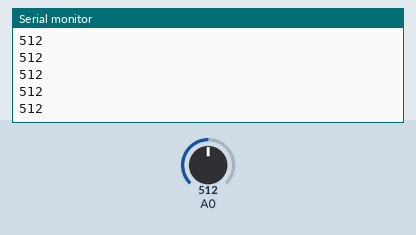
This sketch was run on a simulated Arduino Uno, built with avr-gcc and run on an emulated ATmega328P. On the bench: the last lines printed to the serial monitor. The test bench sets the inputs (shaded band); at power-on: A0 = 512.

Above: at 1.2 s.
1.3 s: A0 set to 716
At 2.0 s:
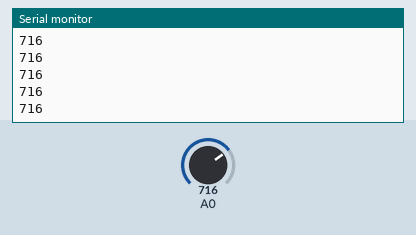
2.8 s: A0 set to 900
At 3.6 s:
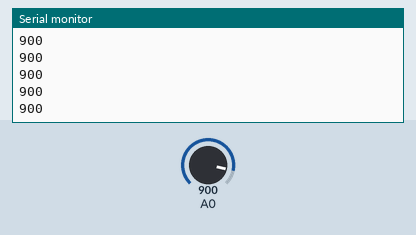
Timing chart, 0 to 5.8 s (numbered marks = the images above; inputs shaded):
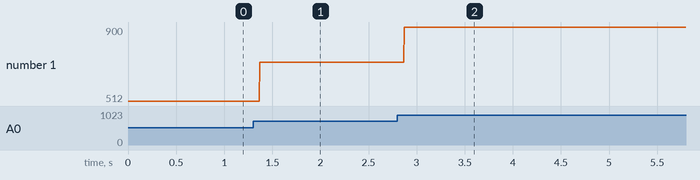

The sketch:

read_individual_inputs.ino
```cpp
#include <Wire.h>
#include <Adafruit_ADS1X15.h>

//Adafruit_ADS1015 ads1015;
//Adafruit_ADS1115 ads;

void setup(void)
{
  //ads.setGain(GAIN_FOUR);
  //ads.begin();

  Serial.begin(9600);
 //Serial.println("ADC0 ADC1 ADC2 ADC3 A0");
  Serial.println("A0");

}

void loop(void)
{
  /*int16_t adc0, adc1, adc2, adc3;

  adc0 = ads.readADC_SingleEnded(0);
  adc1 = ads.readADC_SingleEnded(1);
  adc2 = ads.readADC_SingleEnded(2);
  adc3 = ads.readADC_SingleEnded(3);*/
  int sensorValue = analogRead(A0);

  /*Serial.print(adc0);
  Serial.print("\t"); // or Serial.print(" ")

  Serial.print(adc1);
  Serial.print("\t"); // or Serial.print(" ")

  Serial.print(adc2);
  Serial.print("\t"); // or Serial.print(" ")

  Serial.print(adc3);
  Serial.print("\t"); // or Serial.print(" ")
  */
  Serial.println(sensorValue);
  //Serial.println("\t"); // or Serial.print(" ")


 // delay(10);
}
```

Measured:
- after the input at 1.3 s, the serial monitor: prints a new line after 0.07 s (image 1)
- after the input at 2.8 s, the serial monitor: prints a new line after 0.07 s (image 2)
- plotted number 1: 512 → 716 after the input at 1.3 s, 716 → 900 after the input at 2.8 s
